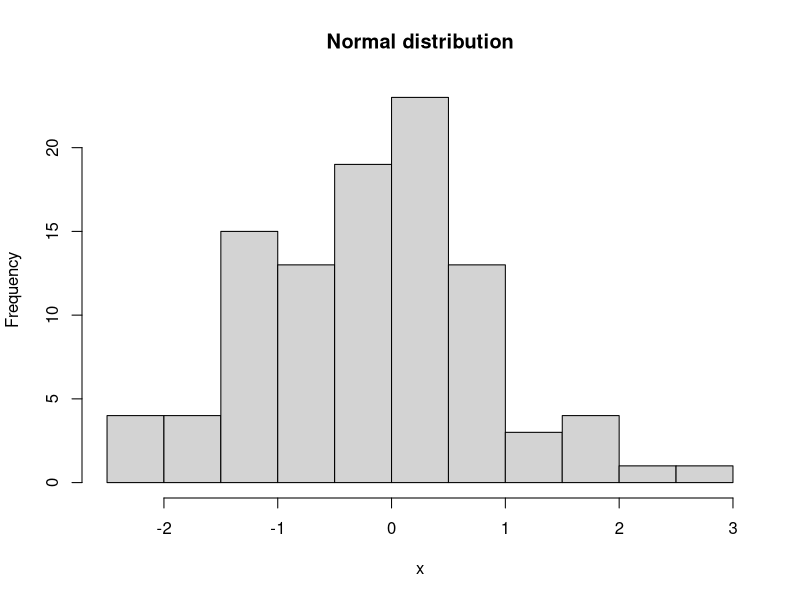
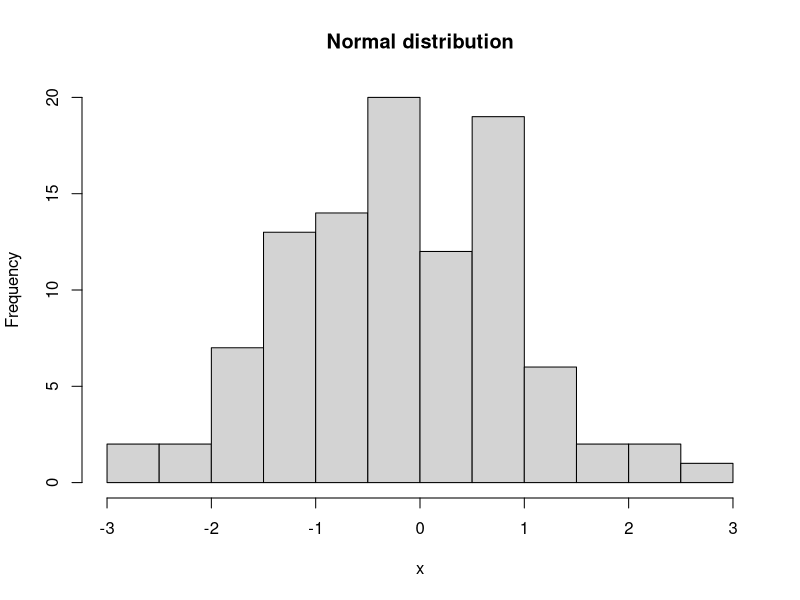

The R script that drew these images, in order:
## ---- chunk 1
rnorm(100) |>    # 100 normally distrubuted random variables                      
  hist(xlab = "x",
       main = "Normal distribution")
## ---- chunk 2
100 |>
rnorm() |>    # 100 normally distrubuted random variables                      
  hist(xlab = "x",
       main = "Normal distribution")
## ---- chunk 3
    t1 = runif(1000)
    t2 = sqrt(t1)
    x = mean(t2) # creates 2 unnecessary variables t2 and t2
    x = runif(1000) |> sqrt() |> mean() # only the intended result is saved
## ---- chunk 4
    x = mean(sqrt(runif(1000))) # has to be read from "inside out" (right to left)
    # instead of left to right, following the order of execution
    x = runif(1000) |> sqrt() |> mean()
